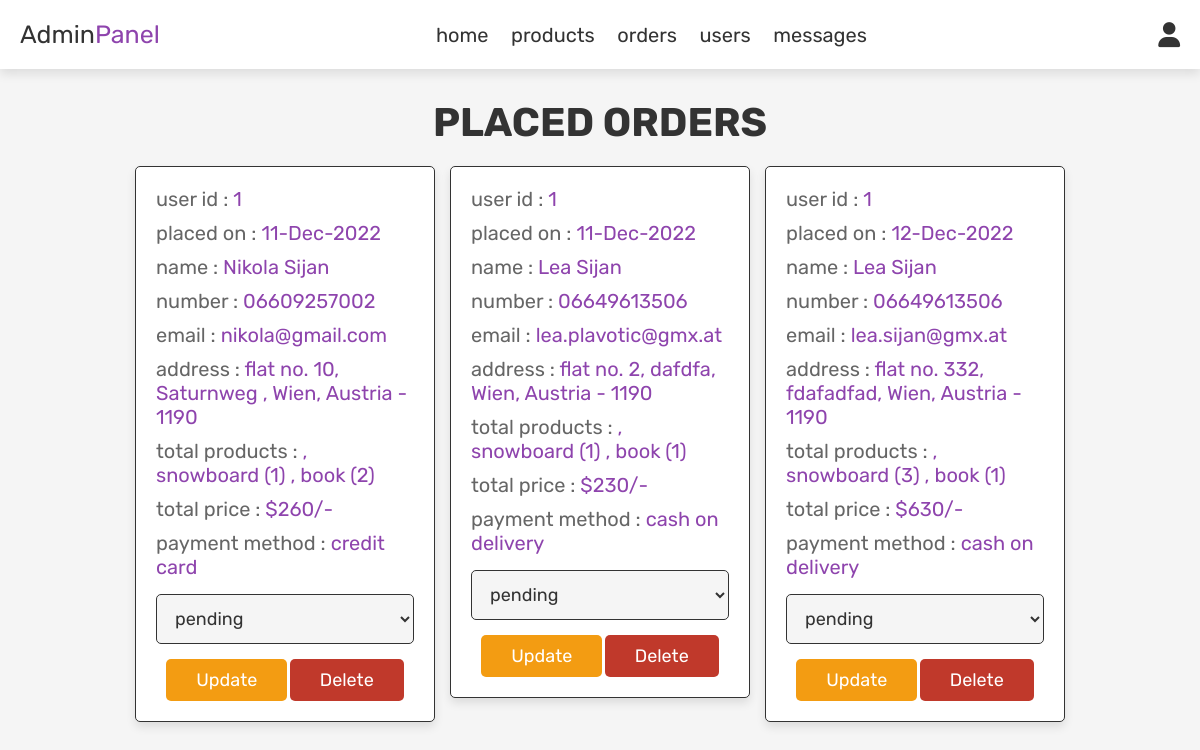
Screenshot of /admin_orders.php (signed in) with the database file from the repository.
### tables this page shows
CREATE TABLE `orders` (
  `id` int(100) NOT NULL,
  `user_id` int(100) NOT NULL,
  `name` varchar(100) NOT NULL,
  `number` varchar(12) NOT NULL,
  `email` varchar(100) NOT NULL,
  `method` varchar(50) NOT NULL,
  `address` varchar(500) NOT NULL,
  `total_products` varchar(1000) NOT NULL,
  `total_price` int(100) NOT NULL,
  `placed_on` varchar(50) NOT NULL,
  `payment_status` varchar(20) NOT NULL DEFAULT 'pending'
);

### admin_orders.php (the view, shortened to what this page needs)
<?php
include 'config.php';
?>
<!DOCTYPE html>
<html lang="en">
<head>
   <link rel="stylesheet" href="https://cdnjs.cloudflare.com/ajax/libs/font-awesome/6.0.0/css/all.min.css">
   <link rel="stylesheet" href="css/admin_style.css">
</head>
<body>
<?php include 'admin_header.php'; ?>
<section class="orders">
   <h1 class="title">placed orders</h1>
   <div class="box-container">
      <?php
      $select_orders = mysqli_query($conn, "SELECT * FROM `orders`") or die('query failed');
      if(mysqli_num_rows($select_orders) > 0){
         while($fetch_orders = mysqli_fetch_assoc($select_orders)){
      ?>
      <div class="box">
         <p> user id : <span><?php echo $fetch_orders['user_id']; ?></span> </p>
         <p> placed on : <span><?php echo $fetch_orders['placed_on']; ?></span> </p>
         <p> name : <span><?php echo $fetch_orders['name']; ?></span> </p>
         <p> number : <span><?php echo $fetch_orders['number']; ?></span> </p>
         <p> email : <span><?php echo $fetch_orders['email']; ?></span> </p>
         <p> address : <span><?php echo $fetch_orders['address']; ?></span> </p>
         <p> total products : <span><?php echo $fetch_orders['total_products']; ?></span> </p>
         <p> total price : <span>$<?php echo $fetch_orders['total_price']; ?>/-</span> </p>
         <p> payment method : <span><?php echo $fetch_orders['method']; ?></span> </p>
         <form action="" method="post">
            <select name="update_payment">
               <option value="" selected disabled><?php echo $fetch_orders['payment_status']; ?></option>
            </select>
            <input type="submit" value="update" name="update_order" class="option-btn">
            <a href="admin_orders.php?delete=<?php echo $fetch_orders['id']; ?>" onclick="return confirm('delete this order?');" class="delete-btn">delete</a>
         </form>
      </div>
      <?php
         }
      }else{
         echo '<p class="empty">no orders placed yet!</p>';
      }
      ?>
   </div>
</section>
</body>
</html>

### css/admin_style.css (style rules this page uses)
:root { --purple:#8e44ad; --red:#c0392b; --orange:#f39c12; --black:#333; --white:#fff; --light-color:#666; --light-white:#ccc; --light-bg:#f5f5f5; --border:.1rem solid var(--black); --box-shadow:0 .5rem 1rem rgba(0,0,0,.1); }
* { font-family: 'Rubik', sans-serif; margin:0; padding:0; box-sizing: border-box; outline: none; border:none; text-decoration: none; transition:all .2s linear; }
html { font-size: 62.5%; overflow-x: hidden; }
body { background-color: var(--light-bg); }
section { padding:3rem 2rem; }
.title { text-align: center; margin-bottom: 2rem; text-transform: uppercase; color:var(--black); font-size: 4rem; }
.btn, .option-btn, .delete-btn, .white-btn { display: inline-block; margin-top: 1rem; padding:1rem 3rem; cursor: pointer; color:var(--white); font-size: 1.8rem; border-radius: .5rem; text-transform: capitalize; }
.option-btn { background-color: var(--orange); }
.delete-btn { background-color: var(--red); }
.orders .box-container { display: grid; grid-template-columns: repeat(auto-fit, 30rem); justify-content: center; gap:1.5rem; max-width: 1200px; margin:0 auto; align-items: flex-start; }
.orders .box-container .box { background-color: var(--white); padding:2rem; border:var(--border); box-shadow: var(--box-shadow); border-radius: .5rem; }
.orders .box-container .box p { padding-bottom: 1rem; font-size: 2rem; color:var(--light-color); }
.orders .box-container .box p span { color:var(--purple); }
.orders .box-container .box form { text-align: center; }
.orders .box-container .box form select { border-radius: .5rem; margin:.5rem 0; width: 100%; background-color: var(--light-bg); border:var(--border); padding:1.2rem 1.4rem; font-size: 1.8rem; color:var(--black); }

### rows the page displays
orders: user "1", placed_on "11-Dec-2022", name "Nikola Sijan", number "06609257002", email "nikola@gmail.com", address "flat no. 10, Saturnweg , Wien, Austria - 1190", total_products ", snowboard (1) , book (2)", total_price "260", method "credit card", update_payment "pending"
orders: user "1", placed_on "11-Dec-2022", name "Lea Sijan", number "06649613506", email "lea.plavotic@gmx.at", address "flat no. 2, dafdfa, Wien, Austria - 1190", total_products ", snowboard (1) , book (1)", total_price "230", method "cash on delivery", update_payment "pending"
orders: user "1", placed_on "12-Dec-2022", name "Lea Sijan", number "06649613506", email "lea.sijan@gmx.at", address "flat no. 332, fdafadfad, Wien, Austria - 1190", total_products ", snowboard (3) , book (1)", total_price "630", method "cash on delivery", update_payment "pending"
